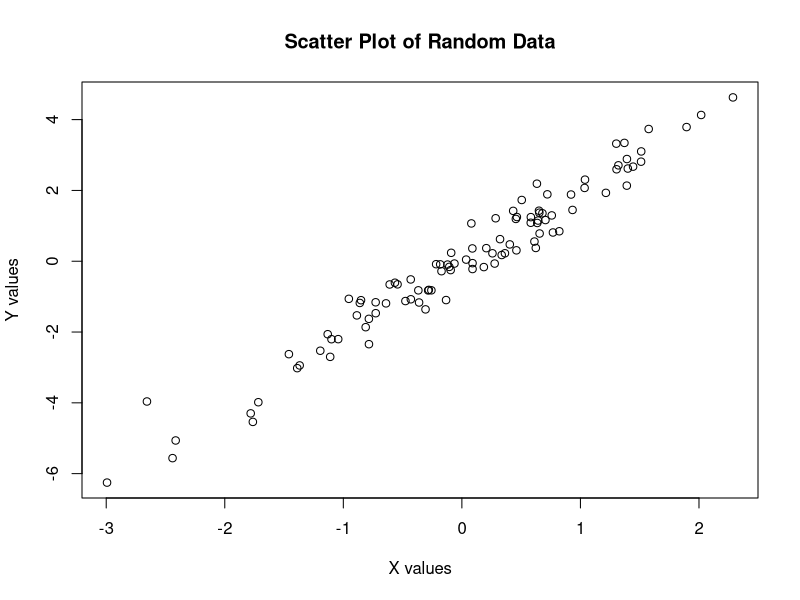
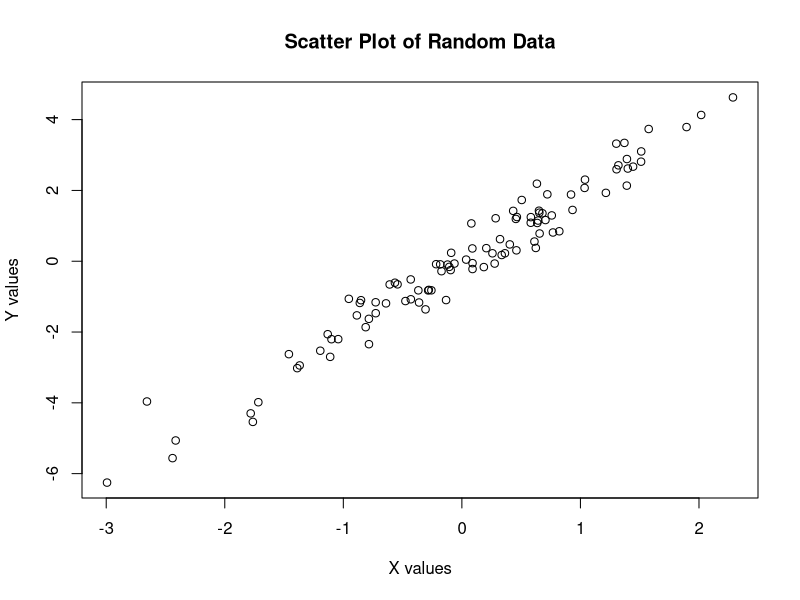

Here is the R script that generated these plots, in order:
# R script to create a scatter plot and save it

# Generate some random data
set.seed(42)  # For reproducible results
x <- rnorm(100)
y <- 2 * x + rnorm(100, sd = 0.5)

# Create the plot
plot(x, y, main = "Scatter Plot of Random Data", xlab = "X values", ylab = "Y values")

# Save the plot as a PNG file
png("scatter_plot_output.png", width = 800, height = 600)
plot(x, y, main = "Scatter Plot of Random Data", xlab = "X values", ylab = "Y values")
dev.off()

cat("Scatter plot saved as 'scatter_plot_output.png'\n")
